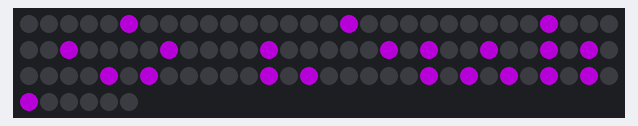
Simulated run of this sketch. Board: Arduino Uno, built with avr-gcc and run on an emulated ATmega328P. Parts: 96 RGB LEDs in strip order, left to right, continuing on the next row. Dim RGB values are drawn brighter than linear; random numbers use the default seed unless the sketch sets one.

Above: at 2.01 s.
At 2.6 s:
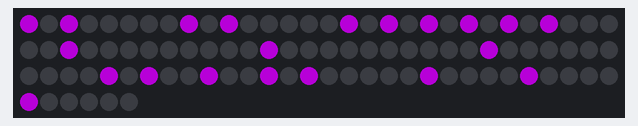
At 15.17 s:
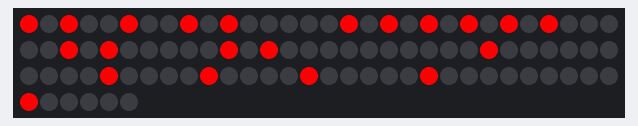
At 21.9 s:
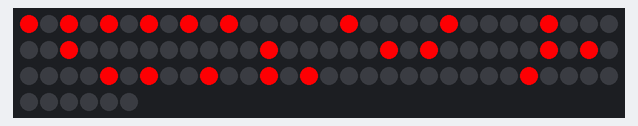
At 27.1 s:
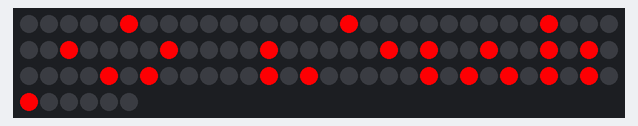

Measured:
- what the display in image 1 shows lasts 5.2 s, from 2.6 s to 7.8 s

The sketch:

dice.ino
```cpp
#include <Adafruit_NeoPixel.h>
#include <avr/power.h>

#define PIN            6

// How many NeoPixels are attached to the Arduino?
#define NUMPIXELS      96

Adafruit_NeoPixel pixels = Adafruit_NeoPixel(NUMPIXELS, PIN, NEO_GRB + NEO_KHZ800);

void setup() {
  pixels.begin(); // This initializes the NeoPixel library.
  randomSeed(analogRead(0));
}

// 0 0 0 0
// 0 0 0 0
// 0 0 0 0
// 0 0 0 0

// start dice
// 1 = 0400
// 2 = 8020
// 3 = 8420
// 4 = A0A0
// 5 = A4A0
// 6 = AAA0

static const unsigned int dice[] = {
/* cube face:

 0 0 0 0
 0 0 0 0
 0 0 0 0
 0 0 0 0

 for a single die, we are using the 3x3 square in the upper left corner of a single face of the cube

 so, 1 is represented as:

 0 0 0 0 = 0 in hex
 0 1 0 0 = 8 in hex (convert 0100 in binary to hex)
 0 0 0 0 = 0 in hex
 0 0 0 0 = 0 in hex

 and 5 is represented as:

 1 0 1 0 = A in hex
 0 1 0 0 = 4 in hex
 1 0 1 0 = A in hex
 0 0 0 0 = 0 in hex
 */

//  0  1  2  3
//  4  5  6  7
//  8  9 10 11
// 12 13 14 15

  0x0400, // = 1
  0x8020, // = 2
  0x8420, // = 3
  0xA0A0, // = 4
  0xA4A0, // = 5
  0xAAA0  // = 6

};

void display_die_face(uint8_t number, uint8_t offset, uint32_t color){
  uint8_t n = number-1;
  if(n<0) n=0;
  for(int i=3; i>=0; i--){
    for(int j=3; j>=0; j--){
      if(dice[n] & (1<<(i*4+j)) ){
        pixels.setPixelColor((3-i)*4+(3-j)+offset, color);
      }
    }
  }
  pixels.show();
}

void display_die(uint8_t number, uint32_t color){
  uint8_t n = number-1;
  if(n<0) n=0;
  switch(n%6){
      case 0://1
        display_die_face(1,0,color);
        display_die_face(2,16,color);
        display_die_face(3,32,color);
        display_die_face(5,48,color);
        display_die_face(4,64,color);
        display_die_face(6,80,color);
        break;
      case 1://2
        display_die_face(2,0,color);
        display_die_face(6,16,color);
        display_die_face(3,32,color);
        display_die_face(1,48,color);
        display_die_face(4,64,color);
        display_die_face(5,80,color);
        break;
      case 2: //3
        display_die_face(3,0,color);
        display_die_face(6,16,color);
        display_die_face(5,32,color);
        display_die_face(1,48,color);
        display_die_face(2,64,color);
        display_die_face(4,80,color);
        break;
      case 3://4
        display_die_face(4,0,color);
        display_die_face(6,16,color);
        display_die_face(2,32,color);
        display_die_face(1,48,color);
        display_die_face(5,64,color);
        display_die_face(3,80,color);
        break;
      case 4://5
        display_die_face(5,0,color);
        display_die_face(6,16,color);//5
        display_die_face(4,32,color);
        display_die_face(1,48,color);
        display_die_face(3,64,color);
        display_die_face(2,80,color);
        break;
      case 5:
        display_die_face(6,0,color);
        display_die_face(3,16,color);//5
        display_die_face(2,32,color);
        display_die_face(4,48,color);
        display_die_face(5,64,color);
        display_die_face(1,80,color);
        break;
    }
}
void clear_all(){
  for(int i=0; i<pixels.numPixels(); i++){
    pixels.setPixelColor(i, pixels.Color(0,0,0));
  }
  pixels.show();
}
void roll_die(uint32_t color){
  long r = random(60);
  for(int i=1; i<r; i++){
    clear_all();
    display_die(i%7, color);
    delay(30+10*(i));
  }
}


void loop() {
  for(int i=0; i<3; i++){
    roll_die(Wheel(random(255)));
    delay(5000);
  }
}

// Input a value 0 to 255 to get a color value.
// The colours are a transition r - g - b - back to r.
uint32_t Wheel(byte WheelPos) {
  WheelPos = 255 - WheelPos;
  if(WheelPos < 85) {
    return pixels.Color(255 - WheelPos * 3, 0, WheelPos * 3);
  }
  if(WheelPos < 170) {
    WheelPos -= 85;
    return pixels.Color(0, WheelPos * 3, 255 - WheelPos * 3);
  }
  WheelPos -= 170;
  return pixels.Color(WheelPos * 3, 255 - WheelPos * 3, 0);
}
```
